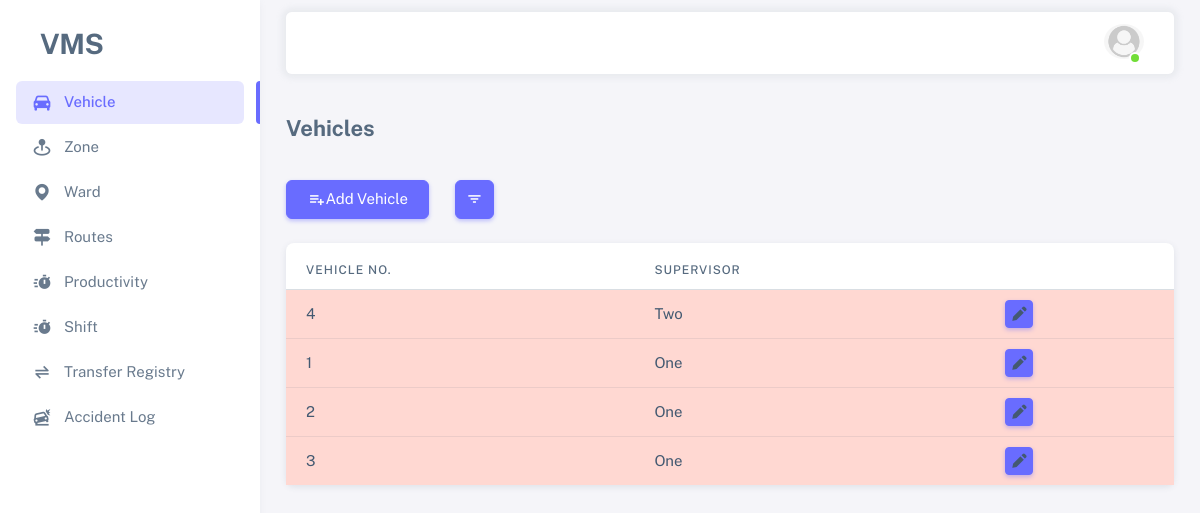
The page / (signed in) on the database its author committed.
### vms_app/models.py (models this page shows, shortened)
class Vehicle(models.Model):
    vehicle_number = models.CharField(max_length=100, unique=True)
    is_active = models.BooleanField(default=True)
    is_working = models.BooleanField(default=False)
    supervisor = models.ForeignKey(Employee, on_delete=models.SET_NULL, null=True, blank=True,
                                   related_name='vehicle_supervised_by', limit_choices_to={'is_active': True})
    load_estimation = models.IntegerField(default=1000)  # in kg
    remark = models.TextField(null=True, blank=True)
    created_by = models.ForeignKey(Employee, on_delete=models.SET_NULL, null=True, blank=True,
                                   related_name='vehicle_created_by')
    created_on = models.DateTimeField(auto_now_add=True)
    updated_by = models.ForeignKey(Employee, on_delete=models.SET_NULL, null=True, blank=True,
                                   related_name='vehicle_updated_by')
    updated_on = models.DateTimeField(auto_now=True)
    zone = models.ForeignKey(Zone, related_name='zone_vehicles_set',
                             on_delete=models.PROTECT, null=True, blank=True)
    workshop = models.ForeignKey(Workshop, related_name='workshop_vehicles_set',
                                 on_delete=models.PROTECT, null=True, blank=True)
    register_number = models.CharField(max_length=50, null=True, blank=True, unique=True)
    chassis_number = models.CharField(max_length=50, null=True, blank=True)
    vehicle_model = models.CharField(max_length=50, null=True, blank=True)
    vehicle_type = models.CharField(max_length=50, null=True, blank=True)
    engine_number = models.CharField(max_length=50, null=True, blank=True)
    fc_date = models.DateField(null=True, blank=True)
    insurance = models.DateField(null=True, blank=True)
    puc = models.DateField(null=True, blank=True)  # pollution under control certificate expiry date

class Employee(AbstractBaseUser, PermissionsMixin):
    id = models.UUIDField(primary_key=True, editable=False, unique=True, default=uuid.uuid4)
    name = models.CharField(max_length=100)
    image = models.ImageField(upload_to='profiles/', null=True, blank=True)
    employee_id = models.CharField(max_length=100, unique=True)
    is_active = models.BooleanField(default=True)
    is_staff = models.BooleanField(default=True)
    is_superuser = models.BooleanField(default=False)
    contact = models.CharField(max_length=255)
    address = models.TextField()
    remark = models.TextField(null=True, blank=True)
    objects = EmployeeManager()
    USERNAME_FIELD = 'employee_id'
    REQUIRED_FIELDS = ['name']
    def __str__(self) -> str:
        return self.name

### vms_app/views.py (the view)
# urls.py: 2. Add a URL to urlpatterns:  path('', views.home, name='home')
@login_required(login_url='login')
@active_required
def home(request):
    queries = {
        "active": {"is_active": True},
        "in_active": {"is_active": False},
        "working": {"is_working": True, "is_active": True},
        "not_working": {"is_working": False, "is_active": True},
    }
    vehicles = Vehicle.objects.filter(**queries["active"])
    query = request.GET.get("query", None)
    if query and query in queries:
        vehicles = Vehicle.objects.filter(**queries[query])
    context = {
        "vehicles": vehicles,
        "menu": "menu-vehicle"
    }
    return render(request, 'vms_app/vehicles_list.html', context)

### vms_app/templates/vms_app/vehicles_list.html (shortened to what this page needs)
{% extends "base.html" %}
{% block content %}
<h4 class="fw-bold py-3 mb-4">Vehicles</h4>
<div class="row">
    <div class="col-auto">
        <a href="{% url "add_vehicle" %}" class="btn btn-primary">
            <span class="tf-icons bx bx-list-plus"></span> Add Vehicle
        </a>
    </div>
    <div class="col-auto">
        <button type="button" class="btn btn-primary btn-icon dropdown-toggle hide-arrow" data-bs-toggle="dropdown" aria-expanded="false">
            <i class="bx bx-filter"></i>
        </button>
    </div>
</div>
<div class="card mt-4">
    <div class="table-responsive text-nowrap mt-2">
        <table class="table">
            <thead>
                <tr>
                    <th>Vehicle No.</th>
                    <th>Supervisor</th>
                    <th></th>
                </tr>
            </thead>
            <tbody class="table-border-bottom-0">
                {% for vehicle in vehicles %}
                <tr {% if not vehicle.is_working %}class="table-danger"{% endif %}>
                    <td>{{vehicle.vehicle_number}}</td>
                    <td>{{vehicle.supervisor}}</td>
                    <td>
                        {% if request.user.is_superuser %}
                        <div class="dropdown">
                            <button type="button" class="btn p-0 dropdown-toggle hide-arrow" data-bs-toggle="dropdown">
                              <i class="bx bx-dots-vertical-rounded"></i>
                            </button>
                            <div class="dropdown-menu">
                                <a href="{% url "edit_vehicle" vehicle.id %}" class="dropdown-item">
                                    <i class="bx bxs-pencil"></i>&nbsp;&nbsp;Edit
                                </a>
                                {% if vehicle.is_active %}
                                    <button class="dropdown-item" data-bs-toggle="modal" data-bs-target="#deactivate-{{vehicle.id}}">
                                        <i class="bx bxs-checkbox-minus"></i>&nbsp;&nbsp;Deactivate
                                    </button>
                                {% else %}
                                    <button class="dropdown-item" data-bs-toggle="modal" data-bs-target="#activate-{{vehicle.id}}">
                                        <i class="bx bxs-checkbox-checked"></i>&nbsp;&nbsp;Activate
                                    </button>
                                {% endif %}
                            </div>
                        </div>
                        <div class="modal fade" id="deactivate-{{vehicle.id}}" tabindex="-1" aria-hidden="true">
                            <div class="modal-dialog" role="document">
                                <div class="modal-content">
                                    <div class="modal-header">
                                        <h5 class="modal-title" id="exampleModalLabel1">Deactivate</h5>
                                        <button
                                        type="button"
                                        class="btn-close"
                                        data-bs-dismiss="modal"
                                        aria-label="Close"
                                        ></button>
                                    </div>
                                    <div class="modal-body">
                                        <div class="alert alert-danger" role="alert">
                                            <p class="mt-3">Are you sure you want to deactivate: <b>{{vehicle.vehicle_number}}</b>?</p>
                                        </div>
                                    </div>
                                    <div class="modal-footer">
                                        <button type="button" class="btn btn-outline-secondary" data-bs-dismiss="modal">
                                            Close
                                        </button>
                                        <a href="{% url "deactivate_vehicle" vehicle.id %}" class="btn btn-danger">Deactivate</a>
                                    </div>
                                </div>
                            </div>
                        </div>
                        <div class="modal fade" id="activate-{{vehicle.id}}" tabindex="-1" aria-hidden="true">
                            <div class="modal-dialog" role="document">
                                <div class="modal-content">
                                    <div class="modal-header">
                                        <h5 class="modal-title" id="exampleModalLabel1">Deactivate</h5>
                                        <button
                                        type="button"
                                        class="btn-close"
                                        data-bs-dismiss="modal"
                                        aria-label="Close"
                                        ></button>
                                    </div>
                                    <div class="modal-body">
                                        <p class="mt-3">Are you sure you want to activate: <b>{{vehicle.vehicle_number}}</b>?</p>
                                    </div>
                                    <div class="modal-footer">
                                        <button type="button" class="btn btn-outline-secondary" data-bs-dismiss="modal">
                                            Close
                                        </button>
                                        <a href="{% url "activate_vehicle" vehicle.id %}" class="btn btn-primary">Activate</a>
                                    </div>
                                </div>
                            </div>
                        </div>
                        {% else %}
                            <a href="{% url "edit_vehicle" vehicle.id %}" class="btn btn-sm btn-icon btn-primary">
                                <span class="tf-icons bx bxs-pencil"></span>
                            </a>
                        {% endif %}
                    </td>
                </tr>
                {% endfor %}
            </tbody>
        </table>
    </div>
</div>
{% endblock content %}

### rows shown on the page
Vehicle: vehicle_number "4", supervisor "Two"
Vehicle: vehicle_number "1", supervisor "One"
Vehicle: vehicle_number "2", supervisor "One"
Vehicle: vehicle_number "3", supervisor "One"
